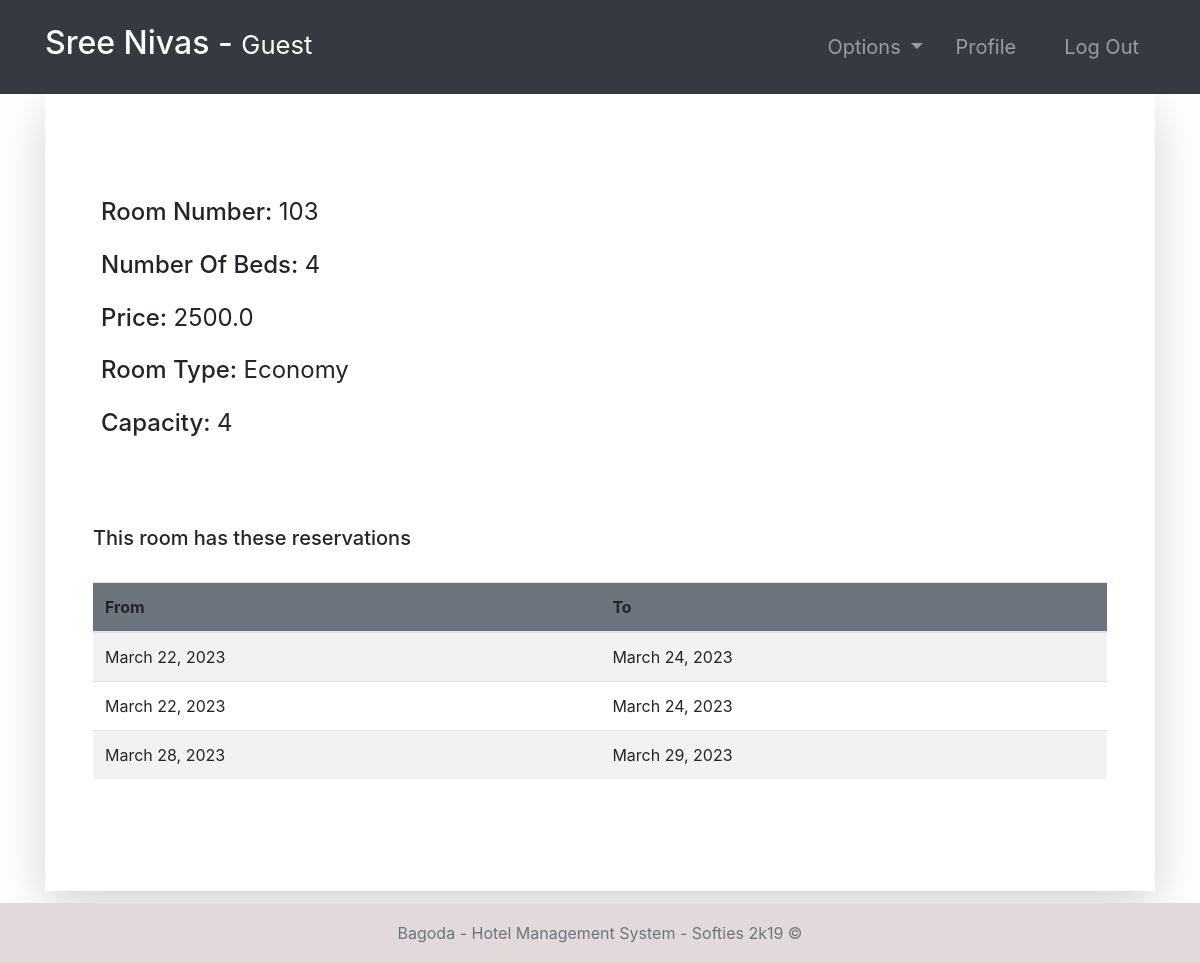
Page /room-profile/103/ (signed in) on the earlier database version.
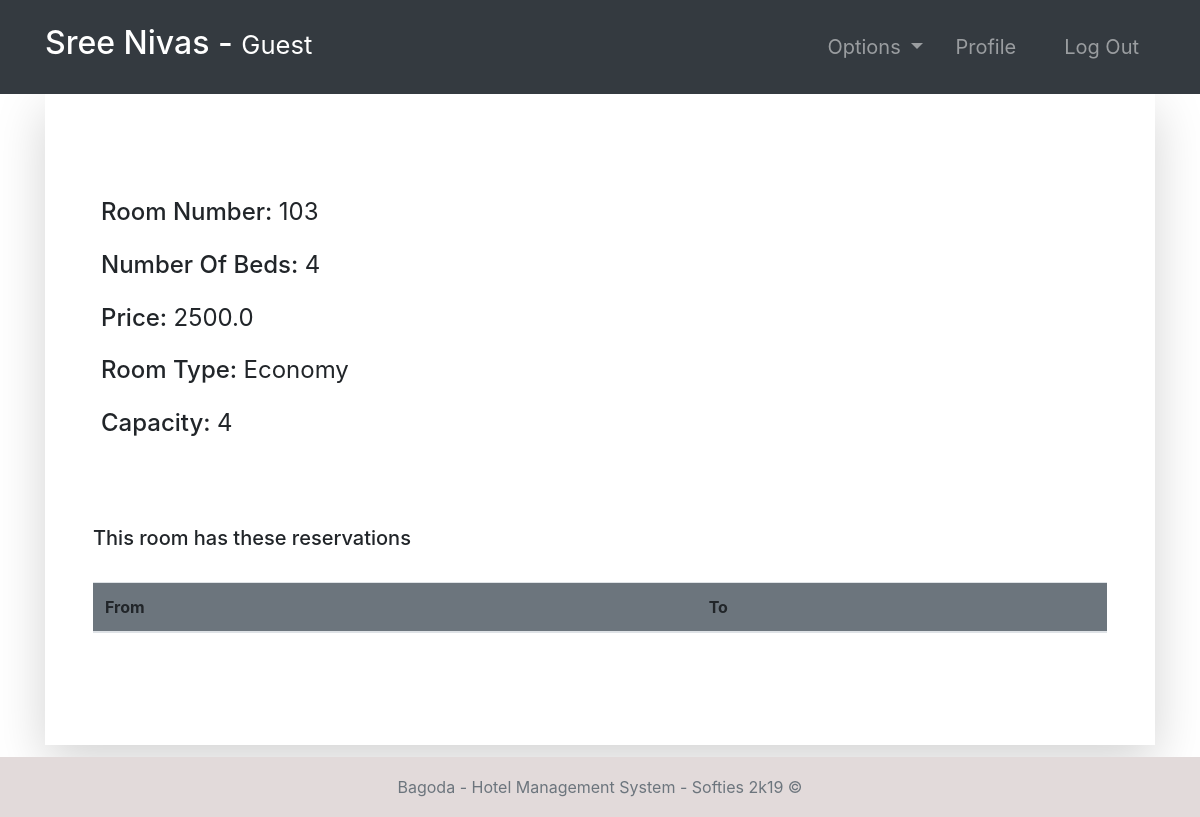
Same page on the later database version.
### room/models.py (models this page shows, shortened)
class Booking(models.Model):
    roomNumber = models.ForeignKey(Room, on_delete=models.CASCADE)
    guest = models.ForeignKey(Guest, null=True, on_delete=models.CASCADE)
    dateOfReservation = models.DateField(default=timezone.now)
    startDate = models.DateField()
    endDate = models.DateField()

### room/views.py (the view, shortened to what this page needs)
# urls.py: path('room-profile/<str:id>/', room_profile, name="room-profile"),
@login_required(login_url='login')
def room_profile(request, id):
    role = str(request.user.groups.all()[0])
    path = role + "/"
    tempRoom = Room.objects.get(number=id)
    bookings = Booking.objects.filter(roomNumber=tempRoom)
    guests = Guest.objects.all()
    bookings2 = Booking.objects.all()
    context = {
        "role": role,
        "bookings": bookings,
        "room": tempRoom,
        "guests": guests,
        "bookings2": bookings2
    }
    return render(request, path + "room-profile.html", context)

### accounts/models.py (called while the page is built)
    def currentRoom(self):
        from room.models import Booking
        booking = Booking.objects.filter(guest=self).last()
        return booking.roomNumber

### room/models.py (called while the page is built)
    def __str__(self):
        return str(self.number)

### Templates/guest/room-profile.html
{% extends '../index.html' %}
{% block context %}
{% include '../common_pages/room-profile.html' %}
{% endblock %}

### Templates/common_pages/room-profile.html (shortened to what this page needs)
<div class="container">
    <div class="shadow-lg p-5">
        <div class="row mt-5">
            <div class="col-6">
                <div class="p-2 h4">
                    <span>Room Number:</span>
                    <span class="font-weight-normal">{{room.number}}</span>
                </div>
                <div class="p-2 h4">
                    <span>Number Of Beds:</span>
                    <span class="font-weight-normal">{{room.numberOfBeds}}</span>
                </div>
                <div class="p-2 h4">
                    <span>Price:</span>
                    <span class="font-weight-normal">{{room.price}}</span>
                </div>
                <div class="p-2 h4">
                    <span>Room Type:</span>
                    <span class="font-weight-normal">{{ room.roomType }}</span>
                </div>
                <div class="p-2 h4">
                    <span>Capacity: </span>
                    <span class="font-weight-normal">{{room.capacity}}</span>
                </div>
            </div>
            <div class="col-6">
                <br>
            </div>
        </div>
        <br>
        <div class="table-responsive table-striped my-5">
            <div class="table-header row">
                <div class="col-sm-12 col-md-12 col-lg-4 mb-4">
                    <h5>This room has these reservations</h5>
                </div>
            </div>
            <table class="table table-hover table-striped">
                <thead class="bg-secondary rounded">
                    <tr>
                        <th>From </th>
                        <th>To</th>
                    </tr>
                </thead>
                <tbody>
                    {% for bo in bookings %}
                    <tr>
                        <td>{{bo.startDate}}</td>
                        <td>{{bo.endDate}}</td>
                    </tr>
                    {% endfor %}
                </tbody>
            </table>
        </div>
    </div>
</div>

Differences in the rows shown:
removed Booking: startDate "March 22, 2023", endDate "March 24, 2023"
removed Booking: startDate "March 22, 2023", endDate "March 24, 2023"
removed Booking: startDate "March 28, 2023", endDate "March 29, 2023"
